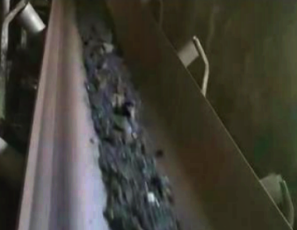
#> input picture scripts/img_1.png, 297 x 230 px
$ python sdfgh.py   (older library calls are emulated)
#> lines starting #> are read from the running program, lines starting #| are printed output that depends on the picture
# coding=utf-8
import cv2
import numpy as np

img = cv2.imread("img_1.png", 0)
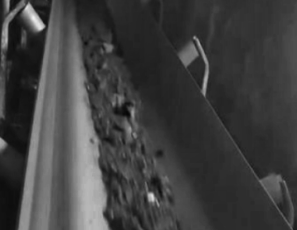
#> img: shape (230, 297); min 6, max 239, mean 63.9

gray_lap = cv2.Laplacian(img, cv2.CV_32F, ksize=5)
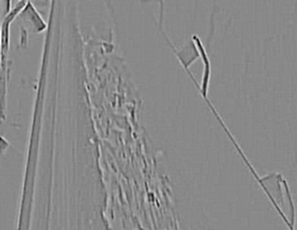
#> gray_lap: shape (230, 297) float32; min -3456, max 2976, mean 0.5; drawn with min black and max white
dst = cv2.convertScaleAbs(gray_lap)  # 转回uint8
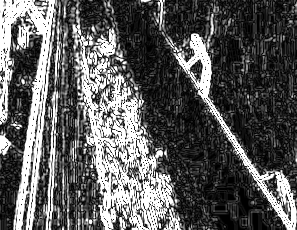
#> dst: shape (230, 297); min 0, max 255, mean 91.3
dst = cv2.GaussianBlur(dst, (3, 3), 3)
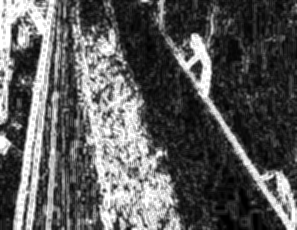
#> dst: shape (230, 297); min 0, max 255, mean 91.3

img = cv2.GaussianBlur(img, (3, 3), 0)
canny = cv2.Canny(img, 50, 150)
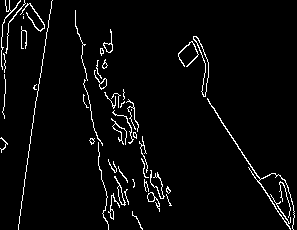
#> canny: shape (230, 297); 3.8% white in thin lines or dots


imgSobel = cv2.bitwise_or(canny, dst)
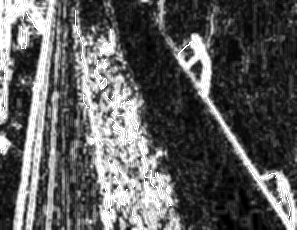
#> imgSobel: shape (230, 297); min 0, max 255, mean 92.9
cv2.imshow('Sobel img', imgSobel)

cv2.imshow('img', canny)


cv2.waitKey(0)
cv2.destroyAllWindows()

$ run again, with scripts/img_2.png copied over scripts/img_1.png
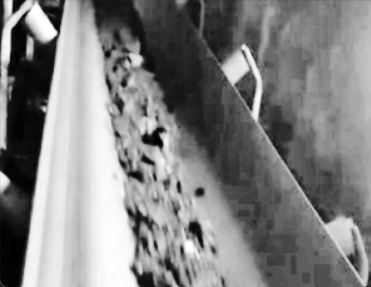
#> input picture scripts/img_2.png, 371 x 287 px
#> `canny = cv2.Canny(img, 50, 150)`:
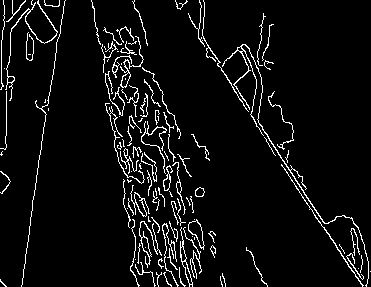
#> canny: shape (287, 371); 5.8% white in thin lines or dots
#> `imgSobel = cv2.bitwise_or(canny, dst)`:
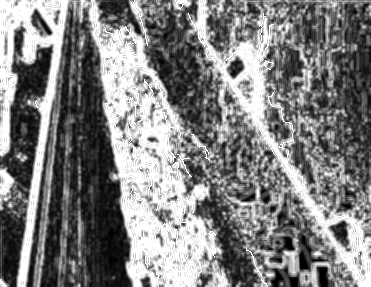
#> imgSobel: shape (287, 371); min 0, max 255, mean 128.6
